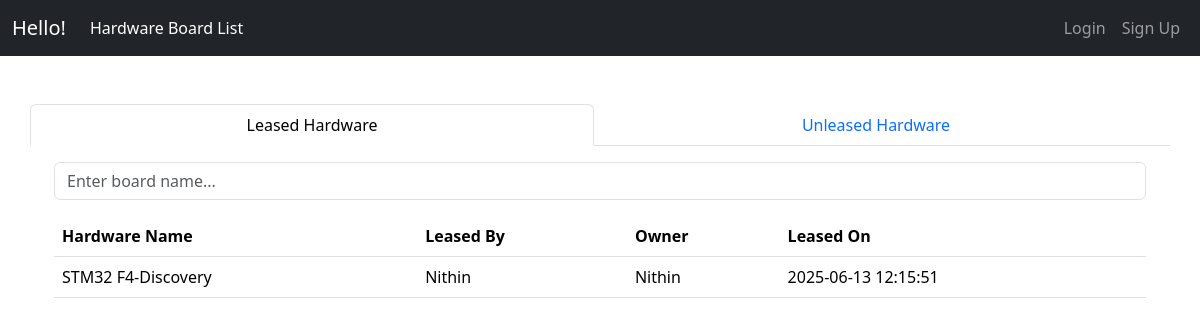
The app's page /hardware_list, older data.
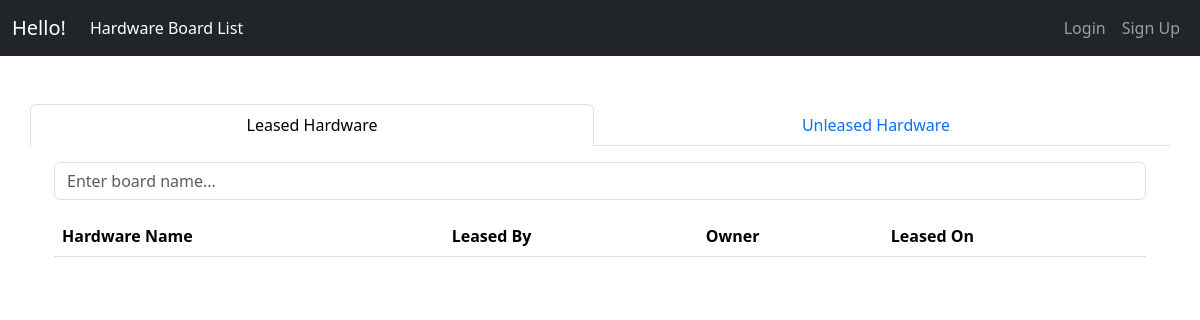
The same page, newer data.
### models.py (models this page shows, shortened)
class Checkout(db.Model):
    __tablename__ = 'checkout'
    id = db.Column(db.Integer, primary_key=True)
    user_id = db.Column(db.Integer, db.ForeignKey('user.id'), nullable=False)
    hardware_id = db.Column(db.Integer, db.ForeignKey('hardware.id'), nullable=False)
    pending_checkout_date = db.Column(db.DateTime, nullable=True)
    pending_return_date = db.Column(db.DateTime, nullable=True)
    checkout_date = db.Column(db.DateTime, nullable=True)
    return_date = db.Column(db.DateTime, nullable=True)
    state = db.Column(db.String(150), nullable=False)
    hw_leaser = db.relationship('User', backref=db.backref('hw_leaser_name', lazy=True))
    hardware = db.relationship('Hardware', back_populates='checkouts')

class Hardware(db.Model):
    __tablename__ = 'hardware'
    id = db.Column(db.Integer, primary_key=True)
    name = db.Column(db.String(150), nullable=False)
    count = db.Column(db.Integer, nullable=False)
    owner_id = db.Column(db.Integer, db.ForeignKey('user.id'), nullable=False)
    hw_owner = db.relationship('User', backref=db.backref('hw_owner_name', lazy=True))
    checkouts = db.relationship('Checkout', back_populates='hardware')

class User(UserMixin, db.Model):
    __tablename__ = 'user'
    id = db.Column(db.Integer, primary_key=True)
    username = db.Column(db.String(150), unique=True, nullable=False)
    password_hash = db.Column(db.String(128), nullable=False)
    privilege_level = db.Column(db.String(50), nullable=False, default='user')
    approval_status = db.Column(db.String(50), nullable=False, default='pending')

### app.py (the view)
@app.route('/hardware_list', methods=['GET'])
def hardware_list():
    active_checkouts = Checkout.query.filter(
        Checkout.state == 'taken'
    ).all()
    unleased_hardware = Hardware.query.filter(
        Hardware.count > 0).all()
    return render_template('hardware_list.html', active_checkouts=active_checkouts, unleased_hardware=unleased_hardware)

### app.py (called while the page is built)
@app.context_processor
def inject_active_page():
    is_hw_owner = False
    if current_user.is_authenticated:
        is_hw_owner = Hardware.query.filter_by(owner_id=current_user.id).first() is not None
    return dict(active_page=request.endpoint, is_hw_owner=is_hw_owner)

### templates/hardware_list.html (shortened to what this page needs)
{% extends "base.html" %}
{% block content %}
<div class="row pt-4">
    <ul class="nav nav-tabs nav-justified" id="hardwareTabs" role="tablist">
        <li class="nav-item" role="presentation">
            <button class="nav-link active" id="leased-tab" data-bs-toggle="tab"
                data-bs-target="#leased_hardware" type="button" role="tab"
                aria-controls="leased_hardware" aria-selected="true">
                Leased Hardware
            </button>
        </li>
        <li class="nav-item" role="presentation">
            <button class="nav-link" id="unleased-tab" data-bs-toggle="tab"
                data-bs-target="#unleased_hardware" type="button" role="tab"
                aria-controls="unleased_hardware" aria-selected="false">
                Unleased Hardware
            </button>
        </li>
    </ul>
</div>
<div class="tab-content pt-3" id="hardwareTabsContent">
    <div class="tab-pane fade show active" id="leased_hardware" role="tabpanel" aria-labelledby="leased-tab">
        <div class="container">
            <div class="input-group mb-3">
                <input type="text" class="form-control live-search-box" placeholder="Enter board name...">
            </div>
            <div class="table-responsive">
                <table class="table table-hover align-middle">
                    <thead>
                        <tr>
                            <th>Hardware Name</th>
                            <th>Leased By</th>
                            <th>Owner</th>
                            <th>Leased On</th>
                        </tr>
                    </thead>
                    <tbody class="live-search-list">
                        {% for item in active_checkouts %}
                        <tr>
                            <td>{{ item.hardware.name }}</td>
                            <td>{{ item.hw_leaser.username }}</td>
                            <td>{{ item.hardware.hw_owner.username }}</td>
                            <td>{{ item.checkout_date }}</td>
                        </tr>
                        {% endfor %}
                    </tbody>
                </table>
            </div>
        </div>
    </div>
</div>
{% endblock %}

### templates/base.html (shortened to what this page needs)
<!DOCTYPE html>
<html lang="en">
<head>
    <link href="https://cdn.jsdelivr.net/npm/bootstrap@5.3.3/dist/css/bootstrap.min.css" rel="stylesheet">
</head>
<body>
    {% include "navbar.html" %}
    <div class="container mt-4">
        {% block content %}{% endblock %}
    </div>
</body>
</html>

### templates/navbar.html (shortened to what this page needs)
<nav class="navbar navbar-expand-lg navbar-dark bg-dark">
    <div class="container-fluid">
        {% if current_user.is_authenticated %}
        <a class="navbar-brand" href="{{ url_for('index') }}">Hello, {{ current_user.username }}!</a>
        {% else %}
        <a class="navbar-brand" href="{{ url_for('index') }}">Hello!</a>
        {% endif %}
        <ul class="navbar-nav me-auto">
            <li class="nav-item">
                <a class="nav-link {% if 'hardware_list' in active_page %}active{% endif %}" href="{{ url_for('hardware_list') }}">
                    Hardware Board List
                </a>
            </li>
        </ul>
        <div class="collapse navbar-collapse" id="navbarNav">
            <ul class="navbar-nav ms-auto">
                {% if current_user.is_authenticated %}
                <li class="nav-item">
                    <a class="nav-link {% if 'checkout' in active_page %}active{% endif %}"
                        href="{{ url_for('checkout') }}">Checkout Hardware</a>
                </li>
                <li class="nav-item">
                    <a class="nav-link {% if 'return_hardware' in active_page %}active{% endif %}"
                        href="{{ url_for('return_hardware') }}">Return Hardware</a>
                </li>
                <li class="nav-item">
                    <a class="nav-link {% if 'pending' in active_page %}active{% endif %}"
                        href="{{ url_for('pending') }}">Pending Requests</a>
                </li>
                {% if is_hw_owner %}
                <li class="nav-item">
                    <a class="nav-link {% if 'owner_actions' in active_page %}active{% endif %}"
                        href="{{ url_for('owner_actions') }}">Owner Actions</a>
                </li>
                {% endif %}
                <li class="nav-item">
                    <a class="nav-link {% if 'logout' in active_page %}active{% endif %}"
                        href="{{ url_for('logout') }}">Logout</a>
                </li>
                {% else %}
                <li class="nav-item">
                    <a class="nav-link {% if 'login' in active_page %}active{% endif %}"
                        href="{{ url_for('login') }}">Login</a>
                </li>
                <li class="nav-item">
                    <a class="nav-link {% if 'signup' in active_page %}active{% endif %}"
                        href="{{ url_for('signup') }}">Sign Up</a>
                </li>
                {% endif %}
            </ul>
        </div>
    </div>
</nav>

Row changes from the older to the newer data that the page shows:
no longer on this page (row edited): Checkout: hardware.name "STM32 F4-Discovery", hw_leaser.username "Nithin", hardware.hw_owner.username "Nithin", checkout_date "2025-06-13 12:15:51"
